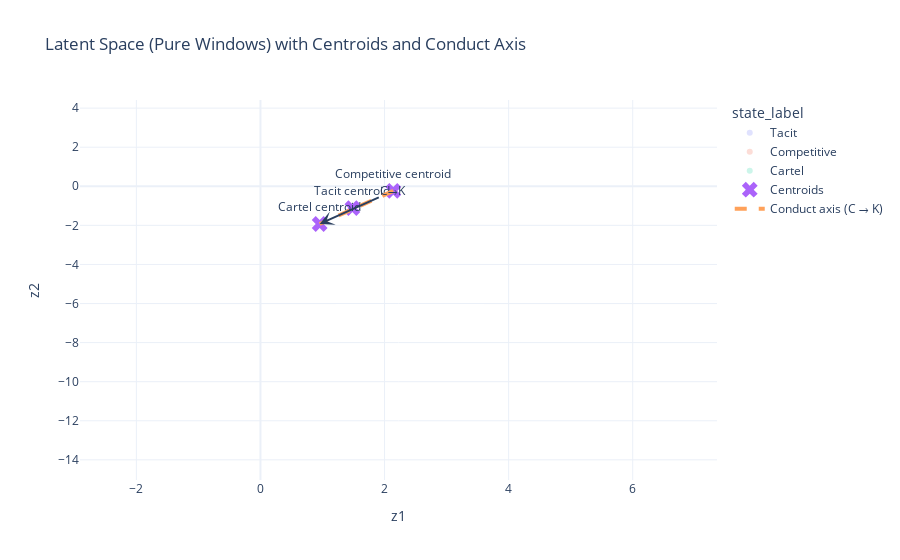

Here is the notebook cell this chart was saved with:
### Code cell
fig = px.scatter(
    pure,
    x="z1",
    y="z2",
    color="state_label",
    opacity=0,
    title="Latent Space (Pure Windows) with Centroids and Conduct Axis",
    template="plotly_white"
)

# Add centroid markers
centroids = np.vstack([mu_C, mu_T, mu_K])
centroid_labels = ["Competitive centroid", "Tacit centroid", "Cartel centroid"]

fig.add_trace(go.Scatter(
    x=centroids[:,0],
    y=centroids[:,1],
    mode="markers+text",
    text=centroid_labels,
    textposition="top center",
    marker=dict(size=14, symbol="x"),
    name="Centroids"
))

# Add arrow from mu_C to mu_K
fig.add_trace(go.Scatter(
    x=[mu_C[0], mu_K[0]],
    y=[mu_C[1], mu_K[1]],
    mode="lines",
    line=dict(width=4, dash="dash"),
    name="Conduct axis (C → K)"
))

# Optional: annotate arrow direction
fig.add_annotation(
    x=mu_K[0], y=mu_K[1],
    ax=mu_C[0], ay=mu_C[1],
    xref="x", yref="y", axref="x", ayref="y",
    showarrow=True, arrowhead=3, arrowsize=1.2, arrowwidth=2,
    text="C→K"
)

fig.show()

### Figure 1 — Plotly figure (JSON) as saved in the notebook; plotly's stock layout.template omitted (floating-point values rounded to 4 significant figures; data arrays with more than 128 entries replaced by an {"elided": "..."} marker saying what was removed)
{"data": [{"hovertemplate": "state_label=Tacit<br>z1=%{x}<br>z2=%{y}<extra></extra>", "legendgroup": "Tacit", "marker": {"color": "#636efa", "opacity": 0, "symbol": "circle"}, "mode": "markers", "name": "Tacit", "showlegend": true, "type": "scattergl", "x": {"elided": "6712 float values"}, "xaxis": "x", "y": {"elided": "6712 float values"}, "yaxis": "y"}, {"hovertemplate": "state_label=Competitive<br>z1=%{x}<br>z2=%{y}<extra></extra>", "legendgroup": "Competitive", "marker": {"color": "#EF553B", "opacity": 0, "symbol": "circle"}, "mode": "markers", "name": "Competitive", "showlegend": true, "type": "scattergl", "x": {"elided": "6844 float values"}, "xaxis": "x", "y": {"elided": "6844 float values"}, "yaxis": "y"}, {"hovertemplate": "state_label=Cartel<br>z1=%{x}<br>z2=%{y}<extra></extra>", "legendgroup": "Cartel", "marker": {"color": "#00cc96", "opacity": 0, "symbol": "circle"}, "mode": "markers", "name": "Cartel", "showlegend": true, "type": "scattergl", "x": {"elided": "11456 float values"}, "xaxis": "x", "y": {"elided": "11456 float values"}, "yaxis": "y"}, {"marker": {"size": 14, "symbol": "x"}, "mode": "markers+text", "name": "Centroids", "text": ["Competitive centroid", "Tacit centroid", "Cartel centroid"], "textposition": "top center", "type": "scatter", "x": [2.141, 1.482, 0.9544], "y": [-0.236, -1.117, -1.929]}, {"line": {"dash": "dash", "width": 4}, "mode": "lines", "name": "Conduct axis (C → K)", "type": "scatter", "x": [2.141, 0.9544], "y": [-0.236, -1.929]}], "layout": {"annotations": [{"arrowhead": 3, "arrowsize": 1.2, "arrowwidth": 2, "ax": 2.141, "axref": "x", "ay": -0.236, "ayref": "y", "showarrow": true, "text": "C→K", "x": 0.9544, "xref": "x", "y": -1.929, "yref": "y"}], "legend": {"title": {"text": "state_label"}, "tracegroupgap": 0}, "title": {"text": "Latent Space (Pure Windows) with Centroids and Conduct Axis"}, "xaxis": {"anchor": "y", "domain": [0, 1], "title": {"text": "z1"}}, "yaxis": {"anchor": "x", "domain": [0, 1], "title": {"text": "z2"}}}}
